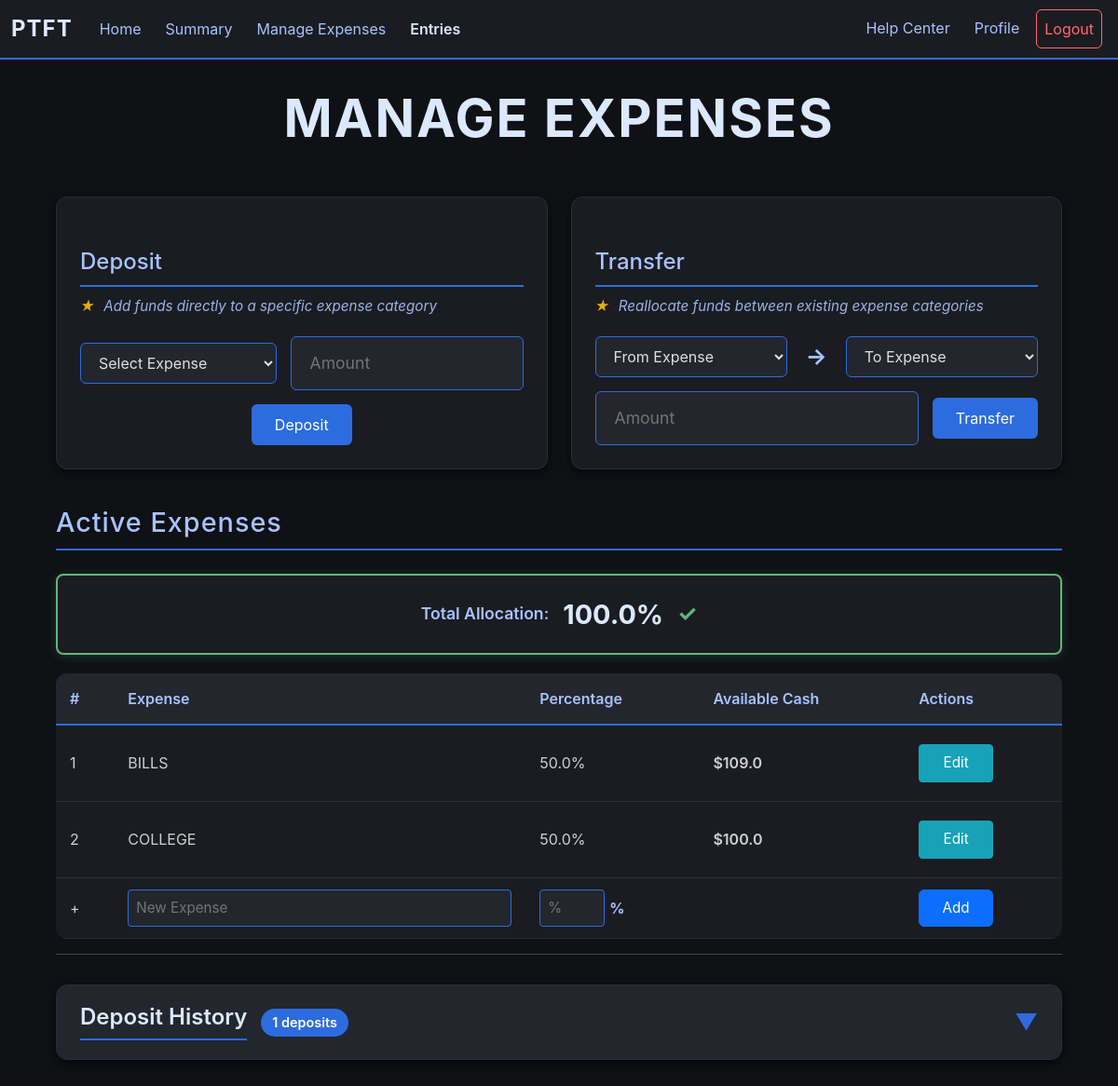
The page /expenses (signed in) on the database as committed earlier.
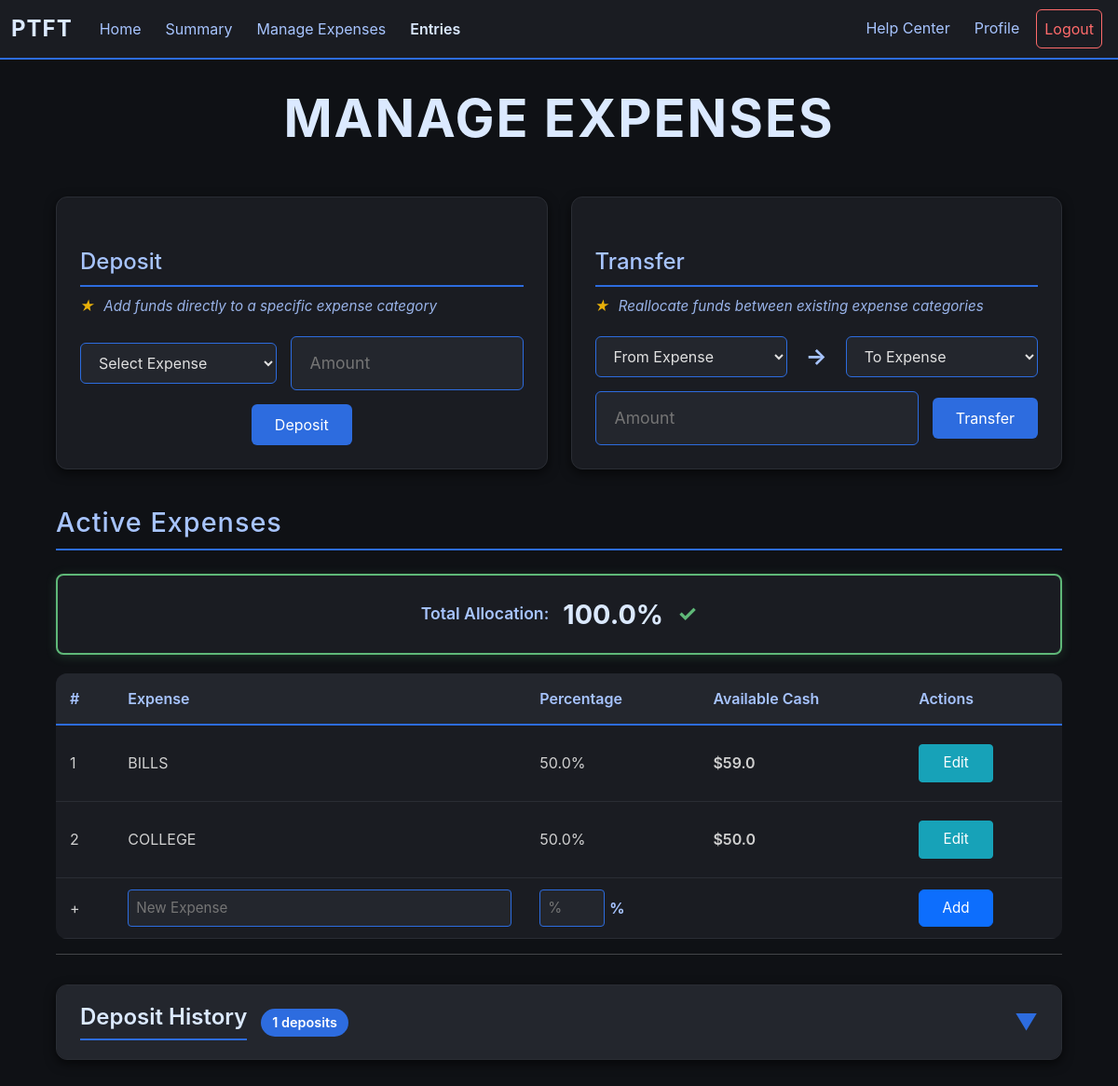
The same page on the database as committed later.
### app/models.py (models this page shows, shortened)
class Expenses(db.Model):        #Stores all expense category per user
    id = db.Column(db.Integer, primary_key = True)
    user_id = db.Column(db.Integer, db.ForeignKey("user.id"))
    name = db.Column(db.String(25))
    percentage = db.Column(db.Float)
    status = db.Column(db.Boolean, default = True)      #Archive Status
    deleted = db.Column(db.Boolean, default = False)
    savings = db.Column(db.Float, default = 0.0)
    earnings = db.Column(db.Float, default = 0.0)
    spendings = db.Column(db.Float, default = 0.0)
    transferred = db.Column(db.Float, default = 0.0)
    balance = db.Column(db.Float, default = 0.0)
    credit_balance = db.Column(db.Float, default = 0.0)

### app/routes/expense.py (the view)
@expense.route("/expenses", methods = ["GET"])
def expenses():
    if helper.check_login():
        active_expenses = {}
        inactive_expenses = {}
        expense_data = {}       #Links expense id to total savings {expense_id: amount saved}
        snaps = Exp_Snap.query.filter_by(user_id = session["user_id"]).all()
        deposits = Transaction.query.filter_by(user_id = session["user_id"], deposit_status = True).all()
        expenses = Expenses.query.filter_by(user_id = session["user_id"]).all()
        for snap in snaps:      #Calculates net total from snapshots
            expense_data[snap.expense_id] = expense_data.get(snap.expense_id, 0.0) + (snap.expense_earnings - snap.total_spending)
        for deposit in deposits:        #Calculates total deposits per expense
            expense_data[deposit.expense_id] = expense_data.get(deposit.expense_id, 0.0) + deposit.amount
        for expense in expenses:        #Separates expense types between archived and unarchived
            if expense.status:
                active_expenses[expense] = round(expense_data.get(expense.id, 0.0), 2)
            else:
                inactive_expenses[expense] = round(expense_data.get(expense.id, 0.0), 2)
        allocation_check = [0, True]
        for expense in active_expenses:
            allocation_check[0] += expense.percentage
        if allocation_check[0] !=100:
            allocation_check[1] = False
        all_expenses = list(active_expenses.keys()) + list(inactive_expenses.keys())
        deposits = Transaction.query.filter_by(user_id = session["user_id"], deposit_status = True).all()
        return render_template("expenses.html", active_expenses = active_expenses, inactive_expenses = inactive_expenses, status = allocation_check, all_expenses = all_expenses, deposits = deposits)
    else:
        return redirect(url_for("user.login"))

### app/helper.py (called while the page is built)
def check_login():
    return "user_id" in session

### app/templates/expenses.html (shortened to what this page needs)
{% extends "budget_base.html"%}
{% block content %}
<div class="expense-container">
    <h1 class="main-title">MANAGE EXPENSES</h1>
    <div class="function-sections">
        {% if active_expenses %}
        <div class="function-section">
            <h2 class="function-title">Deposit</h2>
            <p class="function-helper-text"><span class="tip-star">★</span> Add funds directly to a specific expense category</p>
            <form action="/deposit" method="POST" class="inline-form">
                <select name="expense_id" required>
                    <option value="">Select Expense</option>
                </select>
                <div class="input-wrapper">
                    <input type="number" step="0.01" name="amount" placeholder="Amount" min="0" required>
                </div>
                <button type="submit" class="form-btn">Deposit</button>
            </form>
        </div>
        <div class="function-section">
            <h2 class="function-title">Transfer</h2>
            <p class="function-helper-text"><span class="tip-star">★</span> Reallocate funds between existing expense categories</p>
            <form action="/reallocate" method="POST" class="inline-form">
                <select name="from_expense" required>
                    <option value="">From Expense</option>
                </select>
                <span class="arrow">→</span>
                <select name="to_expense" required>
                    <option value="">To Expense</option>
                </select>
                <div class="input-wrapper">
                    <input type="number" step="0.01" name="amount" placeholder="Amount" min="0" required>
                </div>
                <button type="submit" class="form-btn">Transfer</button>
            </form>
        </div>
      {% endif %}
    </div>
    <h1 class="section-title">Active Expenses</h1>
    <div class="status-display-compact {% if status[1] %}status-perfect{% else %}status-error{% endif %}">
        <div class="status-compact-content">
            <span class="status-label">Total Allocation:</span>
            <span class="status-percentage-compact">{{status[0]}}%</span>
            {% if status[1] %}
                <span class="status-icon-compact perfect">✓</span>
            {% else %}
                <span class="status-icon-compact error">✗</span>
            {% endif %}
        </div>
    </div>
    <table class="expense-table">
        <thead>
            <tr>
                <th>#</th>
                <th>Expense</th>
                <th>Percentage</th>
                <th>Available Cash</th>
                <th>Actions</th>
            </tr>
        </thead>
        <tbody>
            {% for active_expense in active_expenses %}
            <tr class="log-row" data-row-id="active-{{active_expense.id}}">
                <td>{{loop.index}}</td>
                <td>
                    <div class="display-mode">
                        <span class="display-text">{{active_expense.name}}</span>
                    </div>
                </td>
                <td>
                    <div class="display-mode">
                        <span class="display-text">{{active_expense.percentage}}%</span>
                    </div>
                </td>
                <td class="cash-cell">${{active_expenses[active_expense]}}</td>
                <td>
                    <div class="display-mode">
                        <button class="btn btn-dark btn-info btn-sm edit-toggle-btn" onclick="toggleEdit('active-{{active_expense.id}}')">Edit</button>
                    </div>
                </td>
            </tr>
            {% endfor %}
            <tr class="add-row">
                <form action="/add_expense" method="POST">
                    <td>+</td>
                    <td><input type="text" name="expense_name" placeholder="New Expense" class="table-input" required></td>
                    <td>
                        <div class="percent-wrapper">
                            <input type="number" name="percent" placeholder="%" class="table-input percent-input" required>
                            <span class="percent-symbol">%</span>
                        </div>
                    </td>
                    <td></td>
                    <td><button type="submit" class="btn btn-primary">Add</button></td>
                </form>
            </tr>
        </tbody>
    </table>
    {% if deposits %}
    <hr class="section-divider">
    <div class="collapsible-section">
        <div class="collapsible-header" onclick="toggleSection(this)">
            <div class="collapsible-title-wrapper">
                <h2 class="collapsible-title">Deposit History</h2>
                <span class="item-count">{{ deposits|length }} deposits</span>
            </div>
            <span class="collapsible-arrow">▼</span>
        </div>
    </div>
    {% endif %}
</div>
{% endblock %}

### app/templates/budget_base.html (shortened to what this page needs)
<!doctype html>
<html lang="en-US">
  <head>
    {% block css %}
      <link href="https://cdn.jsdelivr.net/npm/bootstrap@5.3.8/dist/css/bootstrap.min.css" rel="stylesheet">
      <link rel="stylesheet" href="{{ url_for('static', filename='style.css') }}">
    {% endblock %}
  </head>
  <body>
    <nav class="navbar navbar-expand-lg">
      <div class="container-fluid">
        <a class="navbar-brand" href="#">PTFT</a>
        <div class="collapse navbar-collapse" id="navbarNav">
          <ul class="navbar-nav me-auto">
            <li class="nav-item">
              <a class="nav-link" href="/home">Home</a>
            </li>
            <li class="nav-item">
              <a class="nav-link" href="/summary">Summary</a>
            </li>
            <li class="nav-item">
              <a class="nav-link" href="/expenses">Manage Expenses</a>
            </li>
            <li class="nav-item">
              <a class="nav-link entries-link" href="/entry">Entries</a>
            </li>
          </ul>
          <ul class="navbar-nav ms-auto">
            <li class="nav-item">
              <a class="nav-link" href="/help">Help Center</a>
            </li>
            <li class="nav-item">
              <a class="nav-link" href="/profile">Profile</a>
            </li>
            <li class="nav-item">
              <a class="nav-link logout" href="/logout">Logout</a>
            </li>
          </ul>
        </div>
      </div>
    </nav>
    {% block content%}
    {% endblock%}
  </body>
</html>

Rows that differ between the two databases and show on the page:
changed Expenses "BILLS": savings "109.0" → "59.0"
changed Expenses "COLLEGE": active_expenses "100.0" → "50.0"
